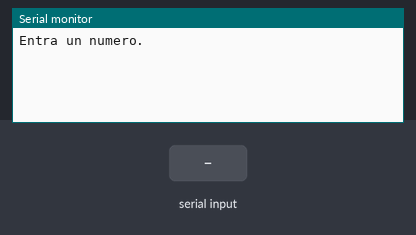
A sketch run on a simulated Arduino Uno, built with avr-gcc and run on an emulated ATmega328P. Shown: the last lines printed to the serial monitor. Inputs (shaded band) come from the test bench.

Above: at 1.2 s.
1.3 s: "90,45\n" received over Serial
At 2.4 s:
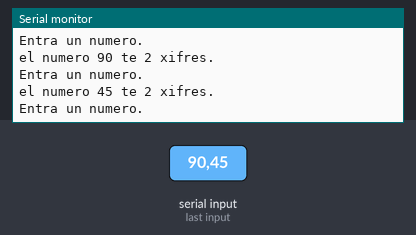
2.8 s: "30,150\n" received over Serial
At 3.6 s:
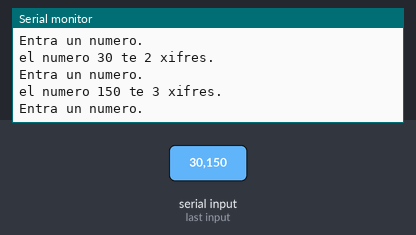
Timing chart, 0 to 5.8 s (numbered marks = the images above; inputs shaded):
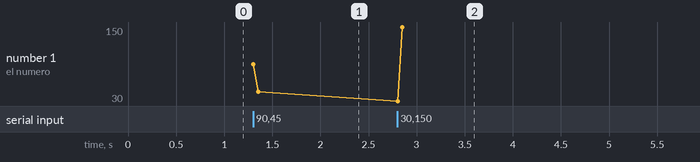

The sketch:

Programa_3.ino
```cpp
 /*************************************************************************
 **                                                                      **
 **    Descripició del programa                                          **
 **                                                                      **
 *************************************************************************/

 //******  Includes  ******************************************************


 //******  Variables  *****************************************************
 int valor;
 int i;
 int resultat;

 //******  Setup  *********************************************************
 void setup () {
  Serial.begin(9600);
  Serial.println("Entra un numero.");

 }


 //******  Loop  **********************************************************
 void loop () {
    while (Serial.available() > 0) {

   valor = Serial.parseInt();

   Serial.print("el numero ");
   Serial.print(valor);
   Serial.print(" te ");

   resultat = valor;
   i = 0;

    while (resultat != 0) {
     resultat = valor / 10;
     valor = valor / 10;
     i++;
   }

   Serial.print(i);
   Serial.println(" xifres.");

     if (Serial.read() == '\n');
     Serial.println();
     Serial.println("Entra un numero. ");
   }
  }
```

Measured:
- after the input at 1.3 s, the serial monitor: prints a new line at once (image 1)
- after the input at 2.8 s, the serial monitor: prints a new line at once (image 2)
- plotted number 1: 45 → 150 after the input at 2.8 s
